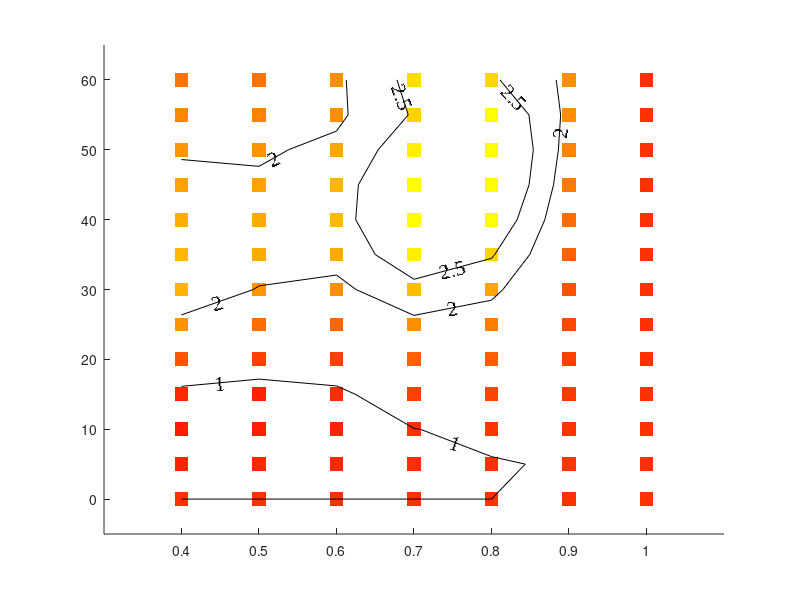

Reproduce this figure in MATLAB. (Note: this script raises an error after producing the figure.)
clc;
clear all;
close all;
Ux=[4.3994		4.3994		4.3994		4.3994		4.3994		4.3994		4.3994
3.8502		3.9590		4.0803		4.2269		4.3512		4.4619		4.3994
3.4933		3.6594		3.9177		4.3842		4.5747		4.5255		4.3994
3.9729		3.8932		4.1819		5.0783		5.1854		4.6847		4.3994
5.8495		5.0579		5.0921		6.3909		6.2133		4.9532		4.3994
8.3895		6.9580		6.5811		8.2398		7.6169		5.3300		4.3994
9.8905		8.7128		8.2608		10.4056		9.3185		5.7985		4.3994
10.1015		9.5438		9.5609		12.4349		11.2019		6.3285		4.3994
9.7502		9.5652		10.1280		13.6407		13.0362		6.8798		4.3994
9.2203		9.1325		9.9847		13.5724		14.3799		7.4083		4.3994
8.6356		8.4979		9.2903		12.4700		14.6674		7.8685		4.3994
8.0121		7.8298		8.3729		11.2095		13.5925		8.2204		4.3994
7.3099		7.1418		8.3750		11.7364		11.3316		8.2988		4.3994]

W_input=[98.2710		98.2710		98.2710		98.2710		98.2710		98.2710		98.2710
45.2582		51.7362		58.4933		67.4737		77.3684		87.1107		98.2710
19.1364		25.1706		33.3792		47.7660		63.9583		77.0862		98.2710
12.3885		15.6021		21.3240		37.3250		55.0823		69.5112		98.2710
23.6245		19.3914		19.7313		35.4058		52.9149		63.9258		98.2710
67.8984		44.2545		31.0772		43.0613		55.9291		60.5730		98.2710
154.6151		100.1979		61.7199		67.0628		65.8331		59.0042		98.2710
275.7074		181.1455		114.8311		109.0640		84.4870		58.7387		98.2710
410.3368		290.2316		187.8636		166.8183		115.6072		60.4848		98.2710
581.1229		399.2224		269.2441		226.6582		153.5967		63.2630		98.2710
776.4601		531.5039		353.7837		279.8075		189.8038		67.0190		98.2710
988.6743		676.3646		443.0778		332.2031		211.5503		71.9028		98.2710
1.2284E+03		825.4069		549.0754		411.4085		210.9855		74.0399		98.2710]


% Ux=Ux';
% W_input=W_input';


ufar=0;

Ux_normalize=4.3994;
W_in_nomalize=98.2710;
efficient_normalize=Ux_normalize^2/W_in_nomalize;
cot_normalize=W_in_nomalize/Ux_normalize;
cot=W_input./Ux;
efficient=Ux.^2./W_input/1;

Amp=[0
    5
    10
    15
20
25
30
35
40
45
50
55
60];
k=[	0.4	0.5	0.6	0.7	0.8	0.9 1.0];


sz=99;
[k,Amp]=meshgrid(k,Amp);
% Amp=Amp';
% k=k';




figure
sz=99;
pq=1;
for i=1:length(Amp(:,1))
    for j=1:length(Amp(1,:))
        x1(pq)=k(i,j);
        y1(pq)=Amp(i,j);
        a1(pq)=Ux(i,j)/Ux_normalize;
        pq=pq+1;
    end
end
% pcolor(Amp,k,Ux./Ux_normalize);
scatter(x1,y1,sz,a1,'s','filled')
colormap autumn
% colorbar
% shading interp
hold on
% v=[70 90];
% contourf(100*Ux/max(max(Ux)),v,'-k')
% hold on
v= [1.0 2 2.5];
[C,h] =contour(k,Amp,Ux./Ux_normalize,v,'-k')
clabel(C,h,'FontSize',15,'Color','k','FontName','Times New Roman')
axis([0.3,1.1,-5,65]);
yticks([0:10:60])
xticks([0.4:0.1:1.0])
caxis([0.5 3])
ax = gca;
ax.FontSize = 19;
% xl=xlabel('$A_2$','Interpreter','latex','Rotation',0,'Fontsize',24);
% yl=ylabel('$l_1/(l_1+l_2)$','Interpreter','latex','Rotation',90,'Fontsize',24);
% title('Velocity','Interpreter','latex','Rotation',0,'Fontsize',24)
% colorbar
set(gca,'XTickLabel',[]);
set(gca,'YTickLabel',[]);

print -depsc Ux_pd1.0.eps
% 
hold off

% 
% 
% figure
% pcolor(Amp,k,W_input/W_in_nomalize)
% hold on
% v= [1 5 9];
% [C,h] =contour(Amp,k,W_input/W_in_nomalize,v,'-k')
% clabel(C,h,'FontSize',15,'Color','k','FontName','Times New Roman')
% cmap=parula(1000);
% caxis([0.5 12])
% shading interp
% axis([0,60,0.4,1.0]);
% xticks([0:10:60])
% yticks([0.4:0.1:1.0])
% ax = gca;
% ax.FontSize = 19;
% % xl=xlabel('$A_2$','Interpreter','latex','Rotation',0,'Fontsize',24);
% % yl=ylabel('$l_1/(l_1+l_2)$','Interpreter','latex','Rotation',90,'Fontsize',24);
% % title('Power input','Interpreter','latex','Rotation',0,'Fontsize',24)
% % colorbar
% set(gca,'XTickLabel',[]);
% set(gca,'YTickLabel',[]);
% print -depsc W_in_normalized_by_simple_plate_self_propulsion.eps
% hold off
% % 
% % 
% % 
% 
figure
% pcolor(Amp,k,efficient/efficient_normalize);
% hold on
sz=99;
pq=1;
for i=1:length(Amp(:,1))
    for j=1:length(Amp(1,:))
        x1(pq)=k(i,j);
        y1(pq)=Amp(i,j);
        a1(pq)=efficient(i,j)/efficient_normalize;
        pq=pq+1;
    end
end
scatter(x1,y1,sz,a1,'s','filled')
colormap winter
hold on
caxis([0.5 7])
v= [1 2 5 7 ];
[C,h] =contour(k,Amp,efficient/efficient_normalize,v,'-k')
clabel(C,h,'FontSize',15,'Color','k','FontName','Times New Roman')
% v=[70 90];
% contourf(100*Ux/max(max(Ux)),v,'-k')
% hold on
% contour(Amp,k,100*efficient/max(max(efficient)),'-k')
axis([0.3,1.1,-5,65]);
yticks([0:10:60])
xticks([0.4:0.1:1.0])
ax = gca;
ax.FontSize = 19;
% xl=xlabel('$A_2$','Interpreter','latex','Rotation',0,'Fontsize',24);
% yl=ylabel('$l_1/(l_1+l_2)$','Interpreter','latex','Rotation',90,'Fontsize',24);
% title('efficiency','Interpreter','latex','Rotation',0,'Fontsize',24)
% colorbar
set(gca,'XTickLabel',[]);
set(gca,'YTickLabel',[]);
print -depsc efficient_pd1.0.eps
hold off



% figure
% pcolor(Amp,k,cot/cot_normalize)
% cmap=parula(1000);
% shading interp
% hold on
% v= [1.0 2 5];
% [C,h] =contour(Amp,k,cot/cot_normalize,v,'-k')

% clabel(C,h,'FontSize',15,'Color','k','FontName','Times New Roman')
% caxis([0.5 9])
% % v=[70 90];
% % contourf(100*Ux/max(max(Ux)),v,'-k')
% % hold on
% % contour(Amp,k,100*efficient/max(max(efficient)),'-k')
% axis([0,60,0.4,1.0]);
% xticks([0:10:60])
% yticks([0.4:0.1:1.0])
% ax = gca;
% ax.FontSize = 19;
% % xl=xlabel('$A_2$','Interpreter','latex','Rotation',0,'Fontsize',24);
% % yl=ylabel('$l_1/(l_1+l_2)$','Interpreter','latex','Rotation',90,'Fontsize',24);
% % title('cost of transportation','Interpreter','latex','Rotation',0,'Fontsize',24)
% % colorbar
% set(gca,'XTickLabel',[]);
% set(gca,'YTickLabel',[]);
% print -depsc cot_normalized_by_simple_plate_self_propulsion.eps
% hold off